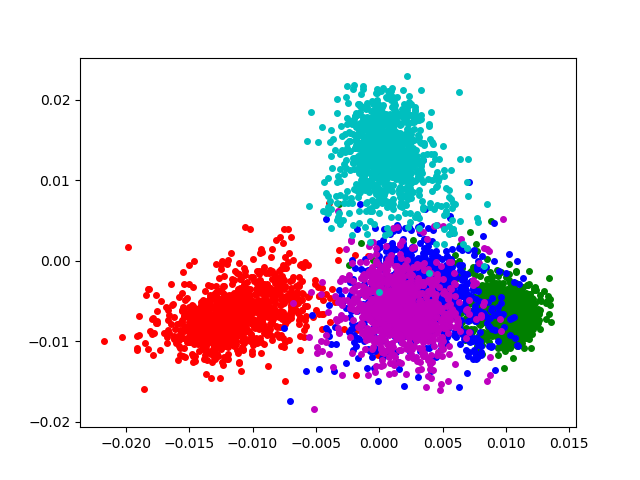

Source code (Python):
import numpy as np
import matplotlib.pyplot as plt
import os


def loadData(filepath):
    if os.path.exists('mnist_X.npy'):
        data = np.load('mnist_X.npy')
    else:
        data = np.loadtxt(filepath, delimiter=',')
        np.save('mnist_X', data)
    # print(data.shape)
    return data


def loadLabel(filepath):
    if os.path.exists('mnist_lable.npy'):
        data = np.load('mnist_lable.npy')
    else:
        data = np.loadtxt(filepath)
        np.save('mnist_label', data)
    # print(data.shape)
    return data


class LDA:
    def __init__(self, k, label):
        self.k = k
        self.label_min = int(np.min(label))
        self.label_max = int(np.max(label))
        self.class_num = int(np.max(label)) - int(np.min(np.min(label))) + 1

    def class_mean(self, data, label):
        class_mean = []
        for i in range(self.label_min, self.label_max + 1):
            class_mean.append(np.mean(data[label == i], axis=0))
        return np.array(class_mean)

    def overall_mean(self, data):
        return np.mean(data, axis=0)

    def within_class_scatter(self, data, label):
        """ sum of each class scatter """
        d = data.shape[1]  # 784
        within_class_scatter = np.zeros((d, d))
        for i in range(self.label_min, self.label_max + 1):
            within_class_scatter += np.cov(data[label == i].T)
        return np.array(within_class_scatter)

    def in_between_class_scatter(self, data, label, class_mean, overall_mean):
        """ sum(nj * (mj-m)@(mj-m)^T), where j=class index """
        class_data_cnt = []
        for i in range(self.label_min, self.label_max + 1):
            class_data_cnt.append(list(label).count(i))
        class_data_cnt = np.array(class_data_cnt)

        d = data.shape[1]  # 784
        in_between_class_scatter = np.zeros((d, d))
        for i in range(self.class_num):
            print(i, ':')
            # print(class_mean[i])
            # print(overall_mean)
            class_mean_col = class_mean[i].reshape(d, 1)
            overall_mean_col = overall_mean.reshape(d, 1)
            tmp = (class_mean_col - overall_mean_col) @ (
                class_mean_col - overall_mean_col).T
            print(tmp.shape)
            print('-------------')
            in_between_class_scatter += class_data_cnt[i] * (
                class_mean_col - overall_mean_col) @ (
                    class_mean_col - overall_mean_col).T
        in_between_class_scatter = np.array(in_between_class_scatter)
        return in_between_class_scatter

    def find_k_largest_eigenvalues(self, cov):
        k = self.k
        eigen_value, eigen_vector = np.linalg.eig(cov)
        sorting_index = np.argsort(-eigen_value)
        eigen_value = eigen_value[sorting_index]
        eigen_vector = eigen_vector.T[sorting_index]
        return eigen_value[0:k], (eigen_vector[0:k])

    def transform(self, W, data):
        return W @ data

    def lda_main(self, data, label):
        ### overall mean ###
        overall_mean = self.overall_mean(data)  # (784,)
        print(overall_mean.shape)
        # exit()
        ### calculate class mean ###
        class_mean = self.class_mean(data, label)  # (5,784)
        print(class_mean.shape)
        ### within-class scatter matrix ###
        within_class_s = self.within_class_scatter(data, label)  # (784, 784)
        print('within_class:')
        print(within_class_s.shape)
        ### in-between-class scatter matrix ###
        in_between_class_s = self.in_between_class_scatter(
            data, label, class_mean, overall_mean)
        print('in_between_class:')
        print(in_between_class_s.shape)
        # print(in_between_class_s)
        # np.savetxt('in_between_s.txt', in_between_class_s)
        #### eigenvalues & eigenvectors -> first k largest ###
        eigen_value, eigen_vector = self.find_k_largest_eigenvalues(
            np.linalg.pinv(within_class_s) @ in_between_class_s)
        print('eigen_vector:')
        print(eigen_vector.shape)
        print(eigen_vector)
        ### Now W is eigen_vector (2, 784) ###
        transformed_data = self.transform(np.real(eigen_vector), data.T)
        print('transformed_data:')
        print(transformed_data)
        return transformed_data


class Visualization:
    def __init__(self):
        pass

    def plot(self, data, label):
        n = int(label.shape[0])
        color_list = ['k', 'r', 'g', 'b', 'm', 'c', 'y']
        marker_color = []
        for i in range(n):
            marker_color.append(color_list[int(label[i])])
        x1_axis = data[0]
        x2_axis = data[1]
        for i in range(n):
            plt.scatter(x1_axis[i], x2_axis[i], s=16, c=marker_color[i])
        plt.show()


if __name__ == "__main__":
    k = 2
    data_point = loadData('mnist_X.csv')  # (5000 * 784)
    label = loadLabel('mnist_label.csv')  #(5000,)

    lda_model = LDA(k, label)
    transformed_data = lda_model.lda_main(data_point, label)

    graph = Visualization()
    graph.plot(transformed_data, label)
